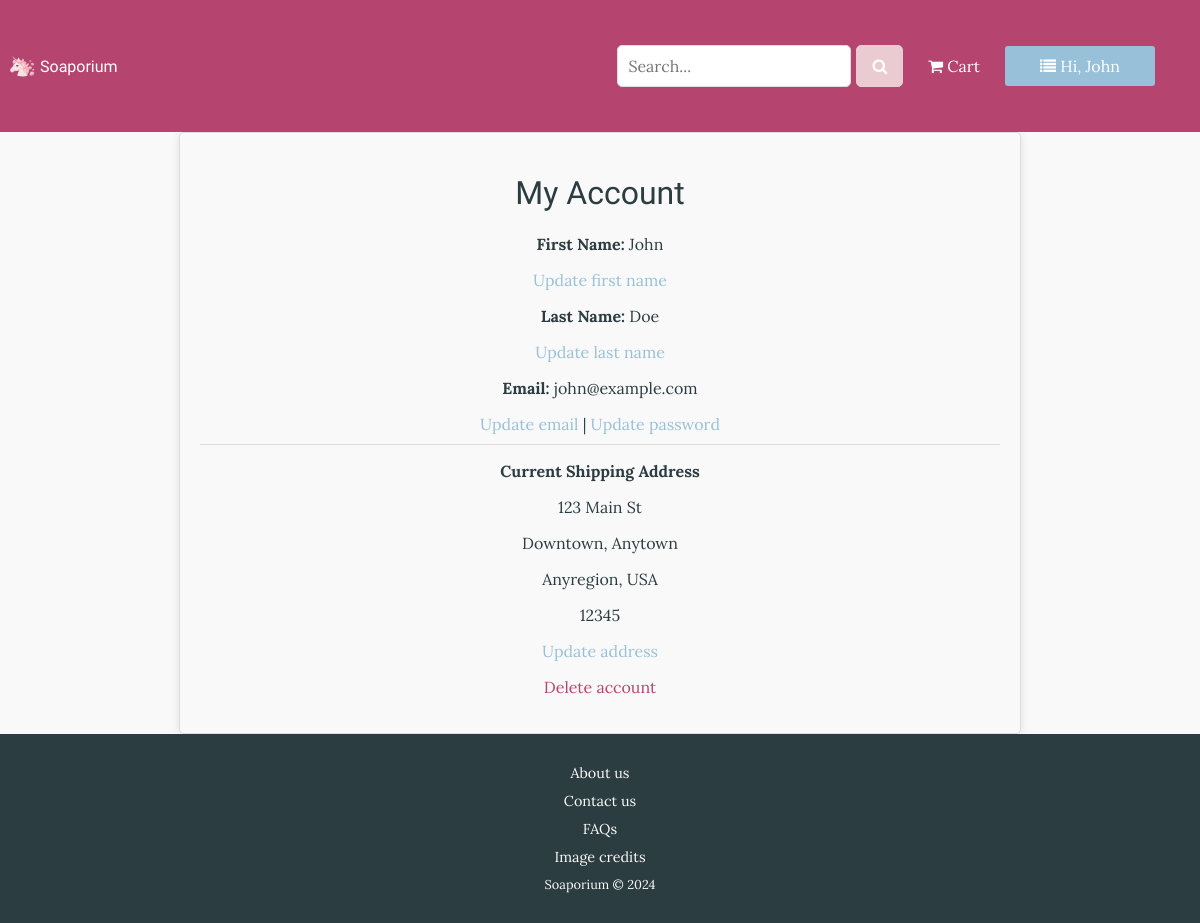
The page /user (signed in) on the database as committed earlier.
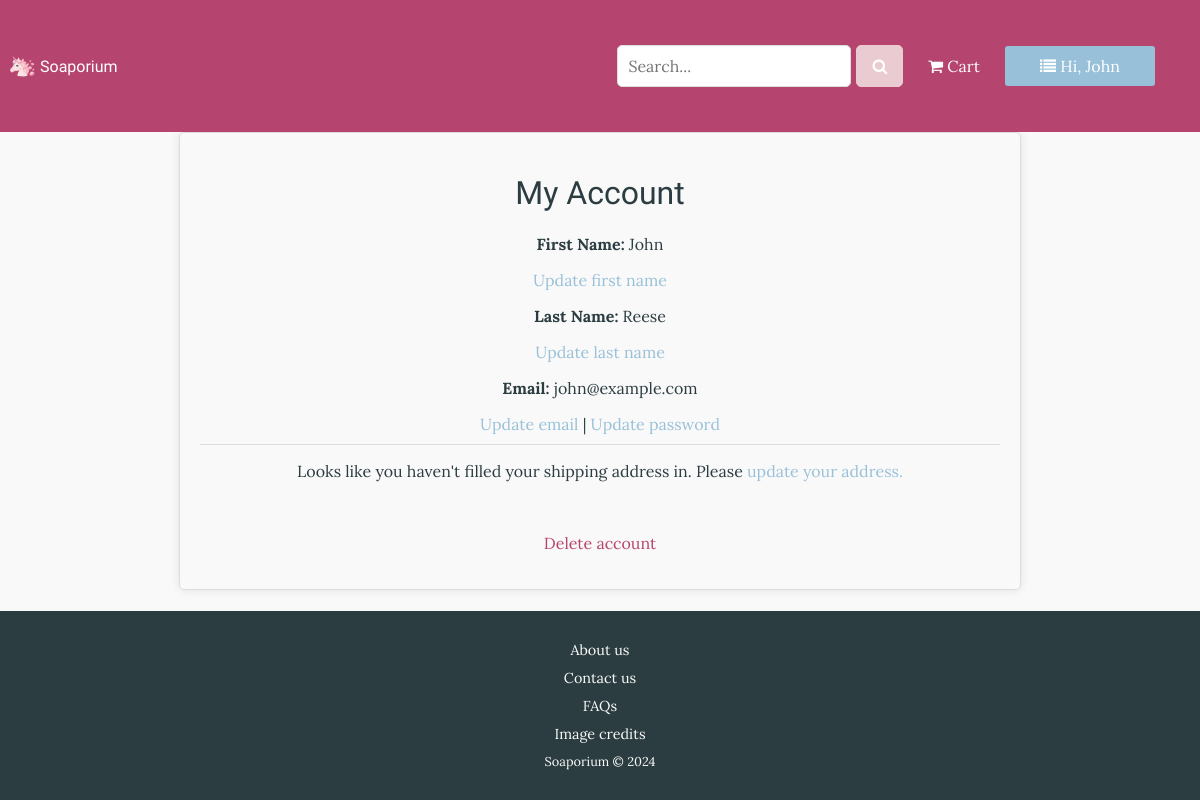
The same page on the database as committed later.
### tables this page shows
CREATE TABLE User (userid INTEGER PRIMARY KEY AUTOINCREMENT, fname TEXT NOT NULL, lname TEXT NOT NULL, housenum INTEGER, street TEXT, suburb TEXT, town TEXT, region TEXT, country TEXT, postcode INTEGER, email TEXT NOT NULL, password TEXT NOT NULL);

### routes.py (the view)
@app.route("/user")
def userinfo():
    userid = session.get("userid")
    if not userid:
        flash("Please login to access your information", 'message')
        return render_template("login.html")
    sql = "SELECT * FROM User WHERE userid = ?"
    user = execute_query(sql, (userid,), fetchone=True)
    if not user:
        return render_template('404.html'), 404
    return render_template("user.html", user=user)

### routes.py (called while the page is built)
def execute_query(sql, params=(), fetchone=False,
                  fetchall=False, commit=False):
    connection = sqlite3.connect("Soap.db")
    cursor = connection.cursor()
    result = None
    try:
        cursor.execute(sql, params)
        if commit:
            connection.commit()
        if fetchone:
            result = cursor.fetchone()
        elif fetchall:
            result = cursor.fetchall()
    except sqlite3.Error as e:
        app.logger.error(f"Database error: {e}")
        raise
    finally:
        connection.close()
    return result

@app.context_processor
def inject_user_firstname():
    user_firstname = None
    userid = session.get("userid")
    if userid:
        sql = "SELECT fname FROM User WHERE userid = ?"
        user = execute_query(sql, (userid,), fetchone=True)
        if user:
            user_firstname = user[0]
    return dict(user_firstname=user_firstname)

### templates/user.html (shortened to what this page needs)
{% extends "layout.html" %}
{% block content %}
<div class="user-info-container">
    <h1>My Account</h1>
    {% if user %}
    <p><strong>First Name:</strong> {{ user[1] }}</p>
    <a href="{{ url_for('update_info', field='fname') }}" class="update-link">Update first name</a>
    <p><strong>Last Name:</strong> {{ user[2] }}</p>
    <a href="{{ url_for('update_info', field='lname') }}" class="update-link">Update last name</a>
    <p><strong>Email:</strong> {{ user[10] }}</p>
    <a href="{{ url_for('update_info', field='email') }}" class="update-link">Update email</a> |
    <a href="{{ url_for('update_info', field='password') }}" class="update-link">Update password</a>
    <hr>
    {% if user[3] and user[4] and user[5] and user[6] and user[7] and user[8] and user[9] %}
    <p><strong>Current Shipping Address</strong></p>
    <p>{{ user[3] }} {{ user[4] }}</p>
    <p>{{ user[5] }}, {{ user[6] }}</p>
    <p>{{ user[7] }}, {{ user[8] }}</p>
    <p>{{ user[9] }}</p>
    <a href="{{ url_for('update_info', field='address') }}" class="update-link">Update address</a>
    {% else %}
    <p>Looks like you haven't filled your shipping address in. Please <a
            href="{{ url_for('update_info', field='address') }}">update your address.</a></p>
    {% endif %}
    <br><p><a href="{{ url_for('delete_account') }}" class="delete-account-link">Delete account</a></p>
    {% endif %}
</div>
{% endblock %}

### templates/layout.html (shortened to what this page needs)
<!DOCTYPE html>
<html lang="en">
<head>
    <link rel="stylesheet" href="{{ url_for('static', filename='styles.css') }}">
    <link rel="stylesheet" href="https://cdnjs.cloudflare.com/ajax/libs/font-awesome/4.7.0/css/font-awesome.min.css">
</head>
<body>
    <div class="top-bar">
        <a href="{{ url_for('home') }}" class="home-link"><img class="home-icon" src="/static/images/favicon.jpg"
                alt="Soaporium Unicorn"> Soaporium</a>
        <nav class="navbar">
            <ul class="nav-links">
                <li class="search-bar">
                    <form action="{{ url_for('search') }}" method="get">
                        <div class="input-wrapper">
                            <input type="text" name="search_term" maxlength="50" placeholder="Search...">
                            <button type="submit"><i class="fa fa-search"></i></button>
                        </div>
                    </form>
                </li>
                {% if session.get("userid") %}
                <li><a href="{{ url_for('view_current_cart') }}"><i class="fa fa-shopping-cart"></i> Cart</a></li>
                <li class="user-dropdown">
                    <button class="user-dropdown-btn"><i class="fa fa-list"></i> Hi, {{ user_firstname }}</i></button>
                </li>
                {% else %}
                <li><a href="{{ url_for('login') }}">Login</a></li>
                <li><a href="{{ url_for('signup') }}">Sign up</a></li>
                {% endif %}
            </ul>
        </nav>
    </div>
    <div class="content">
        {% block content %}{% endblock %}
    </div>
    <div class="footer">
        <div class="footer links">
            <p><a href="{{ url_for('about') }}">About us</a></p>
            <p><a href="{{ url_for('customer_service') }}">Contact us</a></p>
            <p><a href="{{ url_for('faqs')}}">FAQs</a></p>
            <p><a href="{{ url_for('credit') }}">Image credits</a></p>
            <p>Soaporium &COPY; 2024</p>
        </div>
    </div>
</body>
</html>

### static/styles.css (style rules this page uses)
body, html { height: 100%; margin: 0; padding: 0; font-family: 'Lora', serif; background-color: #faf9f9; color: #2b3d41; display: flex; flex-direction: column; min-height: 100vh; }
h1, h2, h3, h4, h5, h6 { font-family: "Gorditas", cursive; font-weight: 400; text-align: center; }
ul, li { list-style-type: none; margin: 0; padding: 0; }
a { color: #98c1d9; text-decoration: none; }
hr { width: 100%; border: 0; border-top: 1px solid #ddd; margin: 10px 0; }
.top-bar, .navbar { background-color: #b5446e; color: #fff; padding: 10px; display: flex; justify-content: space-between; align-items: center; position: sticky; top: 0; z-index: 1; }
.nav-links { display: flex; align-items: center; flex-wrap: wrap; }
.nav-links li { margin-right: 20px; }
.nav-links a, .home-link { color: #fff; text-decoration: none; }
.home-link { display: flex; align-items: center; font-family: "Gorditas", cursive; font-weight: 400; text-decoration: none; }
.home-icon { height: 25px; width: auto; margin-right: 5px; }
.user-dropdown { position: relative; display: inline-block; }
.user-dropdown-btn { display: inline-block; padding: 10px 20px; font-size: 16px; background-color: #98c1d9; color: #fff; border: none; border-radius: 3px; cursor: pointer; width: 150px; overflow: hidden; text-overflow: ellipsis; white-space: nowrap; }
.search-bar { max-width: 300px; }
.input-wrapper, .update-form { display: flex; align-items: center; width: 100%; }
input[type="text"], input[type="password"] { padding: 10px; font-size: 16px; border: 1px solid #ddd; width: 100%; box-sizing: border-box; }
.input-wrapper input { flex-grow: 1; padding-right: 40px; }
.input-wrapper button { padding: 10px 15px; background-color: #eacbd2; color: #fff; border: 1px solid #eacbd2; cursor: pointer; }
.footer { background-color: #2b3d41; color: #faf9f9; text-align: center; padding: 10px 0; width: 100%; bottom: 0; margin-top: auto; }
.footer a { color: #faf9f9; text-decoration: none; margin: 0 10px; font-size: 0.9rem; }
.footer p { margin: 10px 0; font-size: 0.8rem; }
.login-container, .signup-container, .about-page, .faqs-page, .cart-container, .contact-form-container, .user-info-container, .previous-carts-list { text-align: center; max-width: 800px; margin: auto; padding: 20px; background-color: #faf9f9; border: 1px solid #ddd; border-radius: 5px; box-shadow: 0 0 10px rgba(0, 0, 0, 0.1); }
button, .btn { text-decoration: none; padding: 10px 20px; background-color: #b5446e; color: #faf9f9; border: 1px solid #b5446e; border-radius: 5px; cursor: pointer; font-size: 16px; margin: 5px; font-family: 'Lora', serif; }
form { width: 100%; max-width: 400px; margin: 20px auto; }
input[type="text"], input[type="email"], input[type="password"], textarea { width: 100%; padding: 10px; font-size: 16px; font-family: 'Lora', serif; border: 1px solid #ddd; border-radius: 5px; box-sizing: border-box; }
.delete-account-link { margin-top: 30px; color: #b5446e; }

Rows that differ between the two databases and show on the page:
changed User "John": lname "Doe" → "Reese"; housenum "123" → (not shown); street "Main St" → (not shown); suburb "Downtown" → (not shown); town "Anytown" → (not shown); region "Anyregion" → (not shown); country "USA" → (not shown); postcode "12345" → (not shown)
Other text that changed with them:
text no longer shown: "Current Shipping Address , , Update address"
text now shown: "Looks like you haven't filled your shipping address in. Please update your address."
